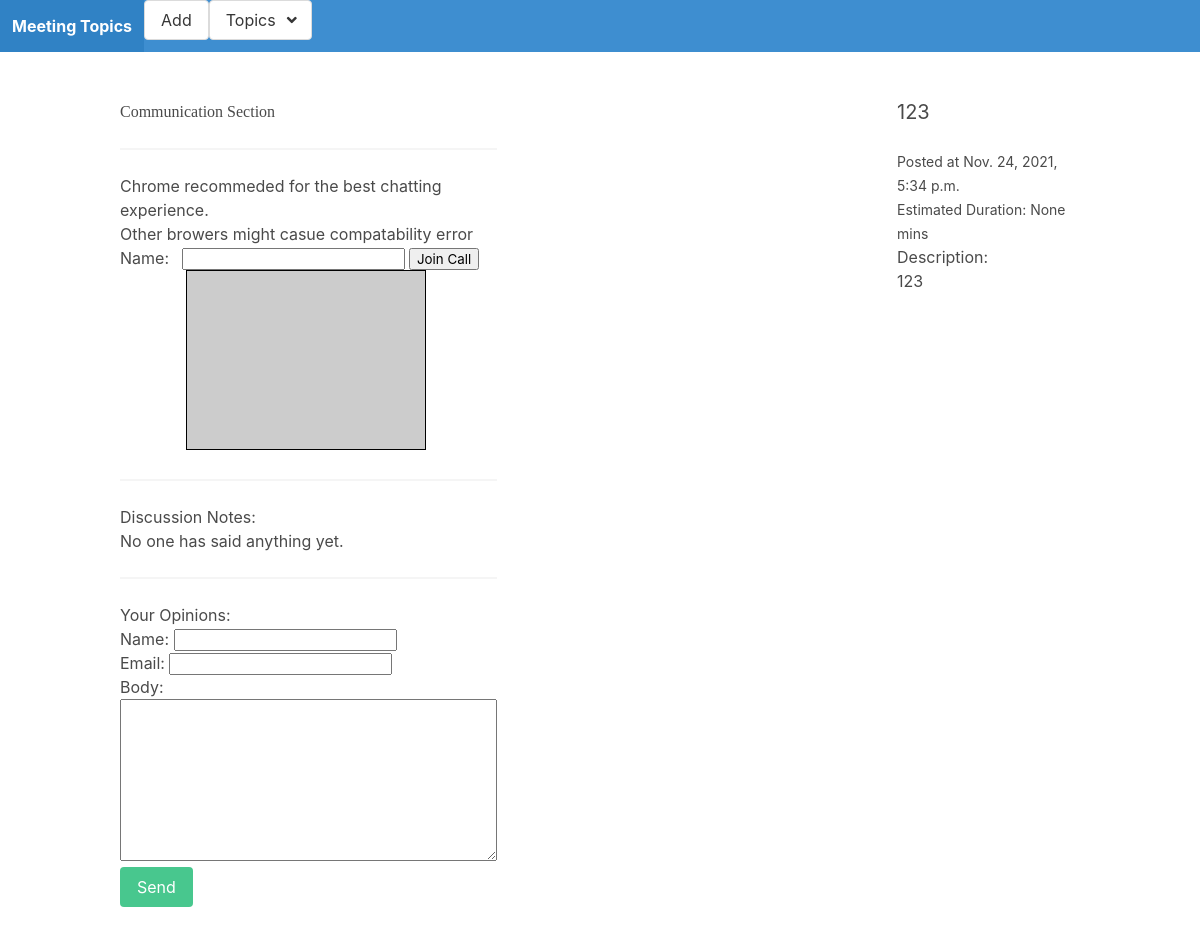
The app's page /topics/3/ with its own data.
### meeting/models.py (models this page shows, shortened)
class Post(models.Model):
    title = models.CharField(max_length=255)
    intro = models.TextField()
    body = models.TextField()
    date_added = models.DateTimeField(auto_now_add=True)
    time_duration = models.IntegerField(null=True)
    image = models.ImageField(null=True, blank=True,upload_to="images/")
    class Meta:
        ordering = ['-date_added']

### meeting/views.py (the view)
# urls.py: path('topics/<int:pk>/',postDetail,name='postDetail'),
def postDetail(request,pk):
    post = Post.objects.get(pk=pk)
    allPosts = Post.objects.all()
    if request.method == 'POST':
        form = DiscussionForm(request.POST)
        if form.is_valid():
            comment = form.save(commit=False)
            comment.post = post
            comment.save()
            return redirect('postDetail',pk = post.pk)
    else:
        form = DiscussionForm()
    return render(request,'meeting/posts_detail.html',{'post':post,'form':form, 'allPosts':allPosts})

### meeting/forms.py
class DiscussionForm(forms.ModelForm):
    class Meta:
        model = Discussion
        fields = ['name', 'email', 'body']

### meeting/templates/meeting/posts_detail.html (shortened to what this page needs)
{%extends 'meeting/base.html' %}
{% load static %}
{% block content %}
<div class="detailBody">
    <div class="chatSection">
        <h1 class="text-center" style="font-family:copperplate;"> Communication Section </h1><hr>
        <p>Chrome recommeded for the best chatting experience.</p>
        <p>Other browers might casue compatability error</p>
            <form class=" row justify-content-center">
                <label for="username" class="mr-2">Name:</label>
                <input type="text" name=”username” id="username">
                <button id="join_leave">Join Call</button>
            </form>
            <div id="container" class="container">
                <div id="local" class="participant"><div></div><div></div></div>
            </div>
            <hr>
            <h2 class="addComments">Discussion Notes: </h2>
            {% for discussions in post.discussions.all%}
                <article class="media">
                    <div class="media-content">
                        <p>
                            <strong>{{discussions.name}}</strong>   <small>{{discussions.date_added}}</small>
                        </p>
                        <br>
                        {{discussions.body}}
                    </div>
                </article>
            {% empty %}
            <div class="noWords">
                <p>No one has said anything yet.</p>
            </div>
            {% endfor %}
            <hr>
            <h2 class="addComments">Your Opinions: </h2>
            <form method="POST" action=".">
                {{form.as_p}}
            <div class="field">
                <div class="control">
                    <button class="button is-success">Send</button>
                </div>
            </div>
            </form>
    </div>
    <div class="detailContent">
        <h1 class="subtitle">{{ post.title }}</h1>
            <small>Posted at {{ post.date_added }}</small>
            <br/>
            <small>Estimated Duration: {{ post.time_duration }} mins</small>
            <p>Description:</p>
            <p>{{post.body}}</p>
    </div>
</div>
{%endblock%}

### meeting/static/css/video.css (style rules this page uses)
.container { margin-top: 20px; width: 100%; display: flex; flex-wrap: wrap; flex-flow: column; }
.participant { margin-bottom: 5px; margin-right: 5px; }
.participant div { text-align: center; }
.participant div:first-child { width: 240px; height: 180px; background-color: #ccc; border: 1px solid black; }
.chatSection { display: flex; flex-flow: column; }
.detailBody { display: flex; flex-flow: row; gap:10px 400px; }

### records on screen
Post: title "123", date_added "Nov. 24, 2021, 5:34 p.m.", time_duration "None", body "123"
